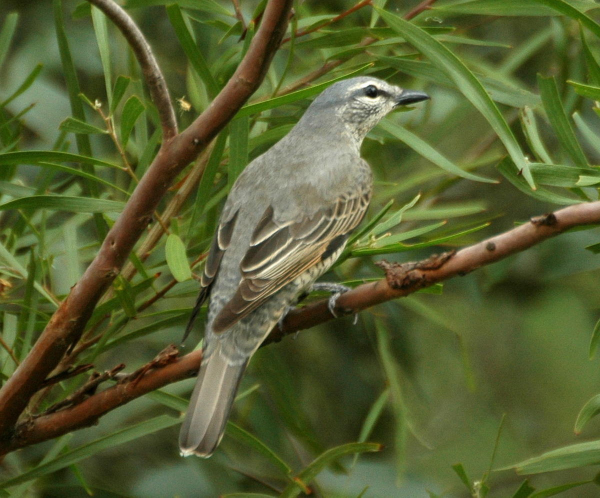
#> input picture bird1.jpg, 1200 x 995 px (shown at 1/2 size)
$ python smoothing.py
#> lines starting #> are read from the running program, lines starting #| are printed output that depends on the picture
import numpy as np
import cv2 as cv
from matplotlib import pyplot as plt

img = cv.imread('bird1.jpg')
#> img is the input picture: shape (995, 1200, 3); mean B, G, R 49.6, 96.3, 87.3

# smoothing
kernel = np.ones((7, 7), np.float32)/49
dst = cv.filter2D(img, -1, kernel)

# denoising
# dst = cv.medianBlur(dst, 9)
dst = cv.bilateralFilter(dst, 9, 750, 750)

# edge detection
dst_lapl = cv.Laplacian(dst, cv.CV_64F)
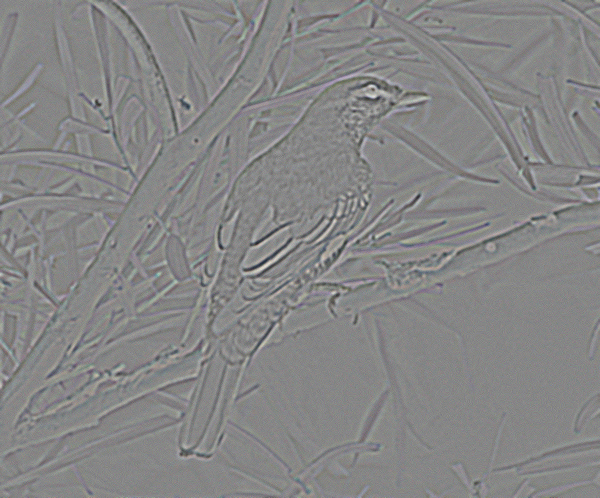
#> dst_lapl: shape (995, 1200, 3) float64 (shown at 1/2 size); mean B, G, R 0.000115, 0.000141, 0.000194; drawn with min black and max white

dst_can = cv.Canny(img, 100, 100)
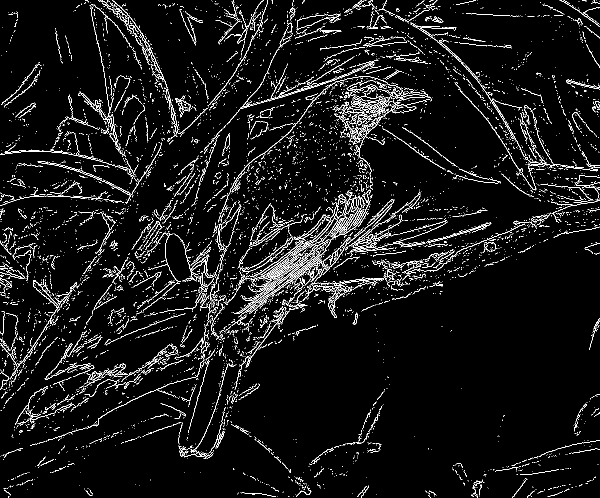
#> dst_can: shape (995, 1200) (shown at 1/2 size); 5.6% white in thin lines or dots

# Sobel
grad_x = cv.Sobel(img, cv.CV_16S, 1, 0)
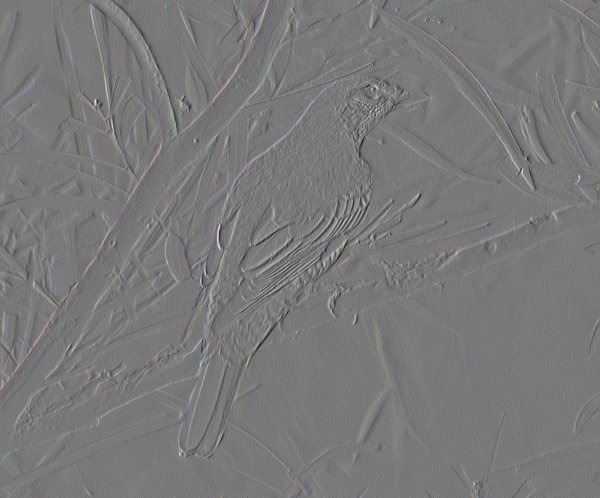
#> grad_x: shape (995, 1200, 3) int16 (shown at 1/2 size); mean B, G, R 0.1, 0.2, 0.1; drawn with min black and max white
grad_y = cv.Sobel(img, cv.CV_16S, 0, 1)
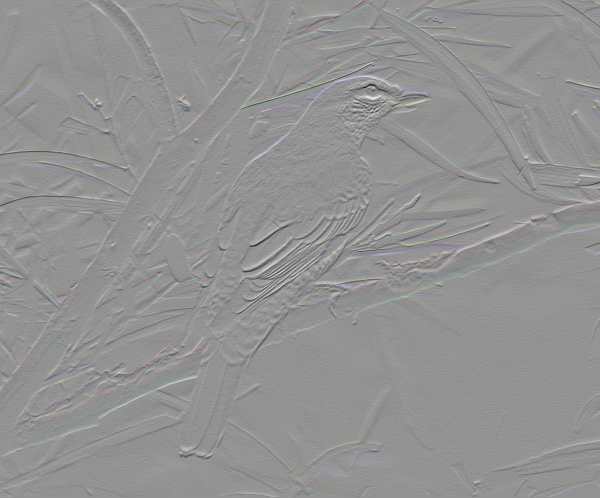
#> grad_y: shape (995, 1200, 3) int16 (shown at 1/2 size); mean B, G, R 0.1, 0, 0; drawn with min black and max white

abs_grad_x = cv.convertScaleAbs(grad_x)
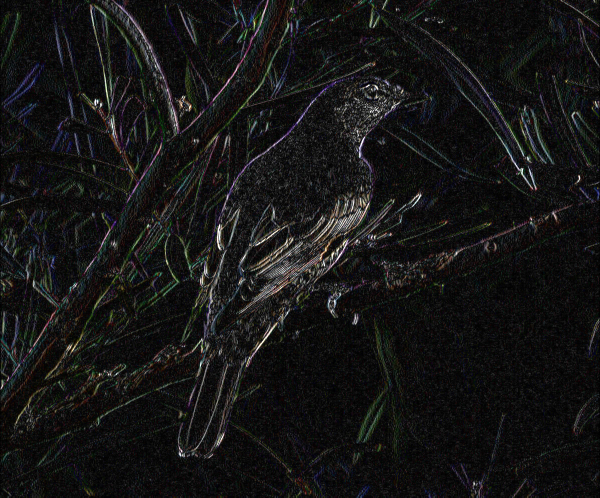
#> abs_grad_x: shape (995, 1200, 3) (shown at 1/2 size); mean B, G, R 21.3, 21.7, 21.8
abs_grad_y = cv.convertScaleAbs(grad_y)

dst_sob = cv.addWeighted(abs_grad_x, 0.5, abs_grad_y, 0.5, 0)
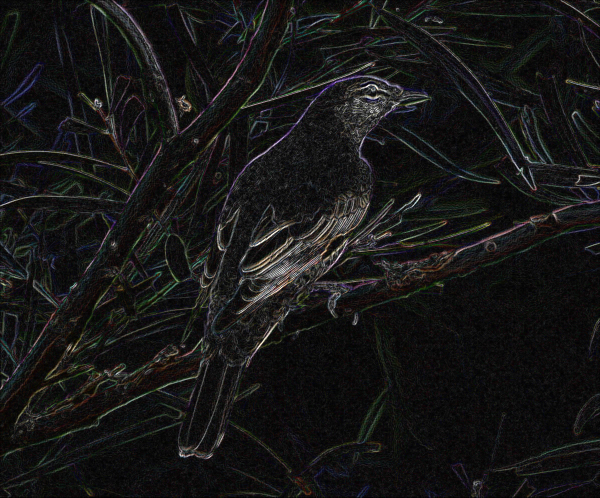
#> dst_sob: shape (995, 1200, 3) (shown at 1/2 size); mean B, G, R 22.4, 22.9, 23.2

# displaying image
plt.subplot(221),plt.imshow(img),plt.title('Original')
plt.xticks([]), plt.yticks([])
plt.subplot(222),plt.imshow(dst_lapl),plt.title('Laplacian')
plt.xticks([]), plt.yticks([])
plt.subplot(223),plt.imshow(dst_can),plt.title('Canny')
plt.xticks([]), plt.yticks([])
plt.subplot(224),plt.imshow(dst_sob),plt.title('Sobel')
plt.xticks([]), plt.yticks([])
plt.show()
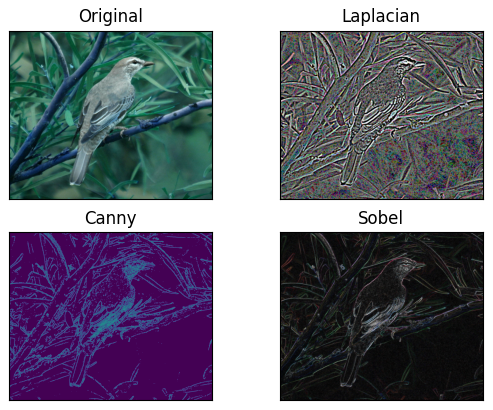
#> figure drawn by matplotlib, 4 panels; B, G, R data is drawn as R, G, B

$ run again, with foret.jpg copied over bird1.jpg
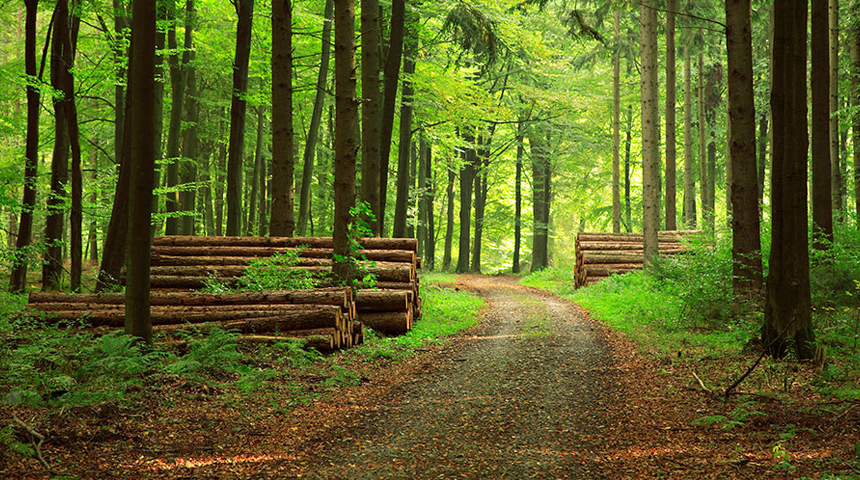
#> input picture foret.jpg, 860 x 480 px
#> img is the input picture: shape (480, 860, 3); mean B, G, R 36.3, 97.7, 90.9
#> `dst_can = cv.Canny(img, 100, 100)`:
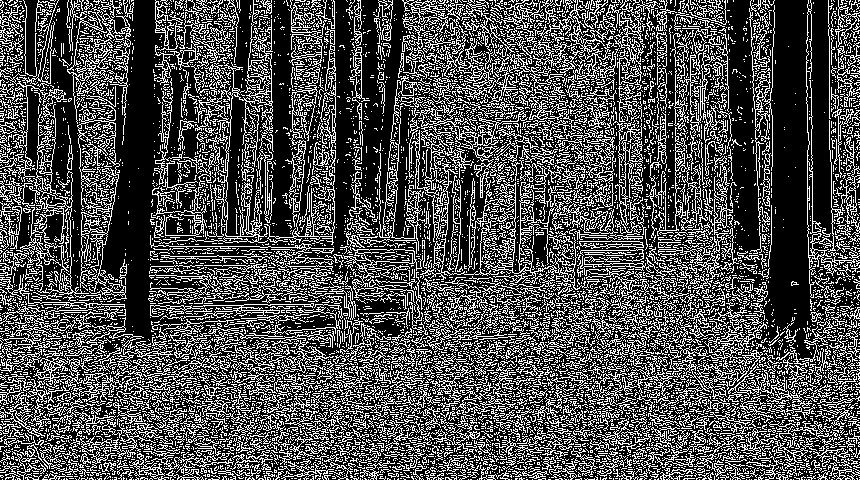
#> dst_can: shape (480, 860); 30.7% white in thin lines or dots
#> `plt.show()`:
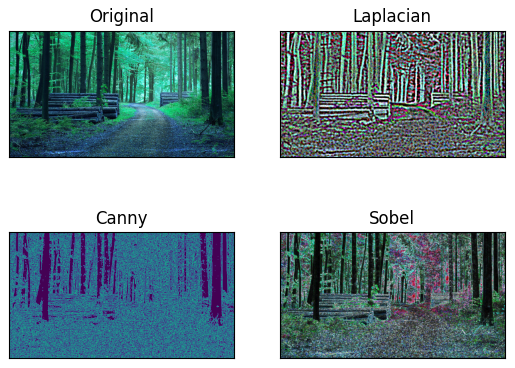
#> figure drawn by matplotlib, 4 panels; B, G, R data is drawn as R, G, B
